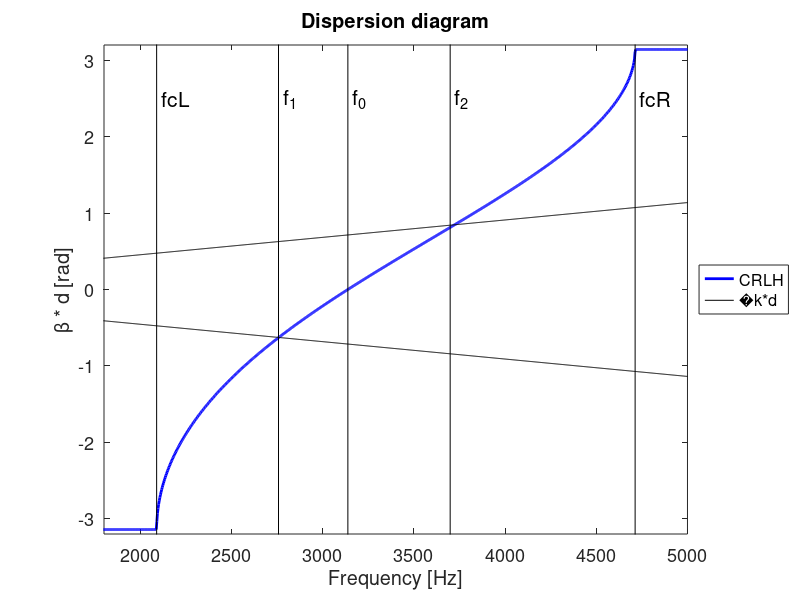
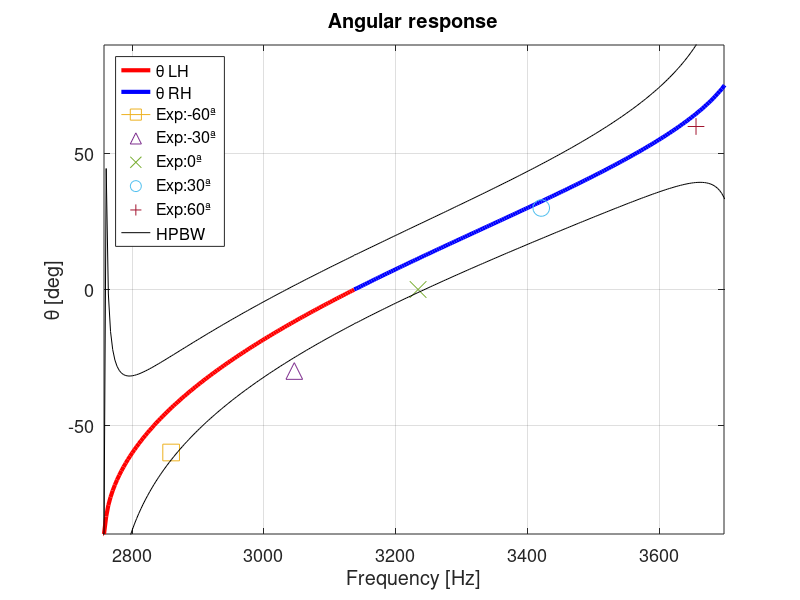

Recreate these plots in MATLAB, in order.
%This code is designed to study Acuistic Leaky-Wave Antennas (ALWA), based on the theory of composite right left handed materials (CRLH)
%The model proposed is of cilindrical waveguide with axisymmetric open channels
%Suplemental material for:
%"Educational Open Source Kit for the Evaluation of Acoustic Leaky Wave Antennas with Metamaterials"
%Eduardo Romero-Vivas, Javier Romero-Vivas, Omar A. Bustamante, Braulio Leon-Lopez
%JASA Eduaction in Acoustics
%%Version 1.1, December 2021, Octave/Matlab
%
%f_beg - first frequency of study
%f_end - last frequency of study
%res - number of samples between frequencies interval
%
%rho - air density
%c - free-space sound velocity
%
%ALWA parameters
%a - waveguide radius
%b - shunt width
%l - shunt length
%h - membrane thickness
%N - unit cell number
%d - unit cell length
%L - total ALWA length

close all
clear all

%%%%%%%%%%%%%%%%%%%%%%% Frequencies of study
f_beg = 1700;
f_end = 5000;
res   = 1000;

f_th_list = linspace(f_beg,f_end,res);

%%%%%%%%%%%%%%%%%%%%%%% Characteristics of the medium

rho    = 0.9402;                   % air density STP reference - La Paz BCS, Mexico
c      = 342.4;                    % speed of sound

%%%%%%%%%%%%%%%%%%%%%%% ALWA parameters

h        = 0.000067;        % membrane thickness
E        = 3e9;             %
rho_m  = 1370;            % membrane density
v_m    = 0.33^2;

a      = 0.0039;          %% waveguide radius
b      = 0.0004;          %% shunt width
l      = 0.0198;          %% shunt length

S_a    = pi * (a^2);         %% waveguide transversal area

N = 20;           %% unit cell num
d = 0.0124;       %% unit cell length
L = N * d;        %% total ALWA length


%%%%%%%%%%%%%%%%%%%%%%% Elements of the impedance Z_th

mass_wg = (rho/S_a) * (d-h);                              % mass of the waveguide section
mass_mem  = 1.8830 * ((rho_m*h)/(pi * a^2));              % mass of the membrane
c_mem     = (pi * a^6 ) / (196.51 * ( (E * h^3)/(12*(1-v_m) ) ) );       % compliance of the membrane


%%%%%%%%%%%%%%%%%%%%%%% Elements of the admittance Y_th

c_wg       = (S_a/(rho * c^2)) * (d-h);       % compliance of the waveguide section

f_zero          = 1 /(2*pi * sqrt( (mass_wg + mass_mem) * c_mem ) );   % resonance frequency of Z_th

mass_shunt  = (rho/(2*pi*b)) * log(1 + l/a);            % shunt mass of the shunt
c_shunt     = ( 1 / ( 4 * pi^2 * (f_zero)^2 * mass_shunt) ) - c_wg;  % shunt compliance of the shunt


%%%%%%%%%%%%%%%%%%%%%%% Transfer function

for num=1:length(f_th_list)
  for f=f_th_list(num)
    omega = 2 * pi * f;
    k     = omega/343.4;


    %%%%%%%%%%%%%%%%%%%%%%% Series impedance Z_th
    Z_th = 1i * ( (omega*(mass_wg + mass_mem)) - (1/(omega*c_mem)));

    %%%%%%%%%%%%%%%%%%%%%%% Shunt admittance Y_th
    Y_th = 1i * ( (omega*(c_shunt + c_wg)) - (1/(omega*mass_shunt))  );


    %%%%%%%%%%%%%%%%%%%%%%% ABCD matrix
    %   Y/2 --- Z --- Y/2 cell configuration

    A = 1 + ((Z_th * Y_th) / 2);
    B = Z_th;
    C = Y_th * (1 + ((Z_th * Y_th) / 4));
    D = 1 + ((Z_th * Y_th) / 2);

    ABCD = [A, B; C, D];
    ABCD_N = ABCD^N;

    A_N = ABCD_N(1);
    B_N = ABCD_N(3);
    C_N = ABCD_N(2);
    D_N = ABCD_N(4);

    %%%%%%%%%%%%%%%%%%%%%%% Bloch constant (Bongard, 2010)
    gamma_bloch = (acosh(A)) / d;
    Z_bloch     = sqrt(B/C);
    gamma_bloch_list(num)=gamma_bloch;
    Z_bloch_list(num)=Z_bloch;


    %%%%%%%%%%%%%%%%%%%%%%% Scattering parameters
    Zc     = sqrt(mass_wg/(c_shunt + c_wg));     % impedance

    S_11   = (A_N + (B_N/Zc) - (C_N*Zc) - D_N ) / (A_N + (B_N/Zc) + (C_N*Zc) + D_N );
    S_21   = 2 / (A_N + (B_N/Zc) + (C_N*Zc) + D_N );

    S_11_list(num)=S_11;
    S_21_list(num)=S_21;

  end
end


%%%%%%%%%%%%%%%%%%%%%%% Offset freq

aRef = f_zero;                 % Reference to set the phase origin whether its zero or the closest value
aDiff = abs(f_th_list - aRef); % Calculate the difference
[minVal, offset] = min(aDiff); % Find closest value to aRef


%%%%%%%%%%%%%%%%%%%%%%% Alpha - attenuator factor
alpha_list = real(gamma_bloch_list);

%%%%%%%%%%%%%%%%%%%%%%% Beta - bloch constant through ABCD matrix
beta_list        = imag(gamma_bloch_list);
beta_LH          = -(beta_list(1:offset));
beta_RH          = beta_list(offset+1:end);
beta_ABCD_CRLH   = [beta_LH, beta_RH];

for i=1:length(beta_list)
  beta_d_ABCD(i) = d*beta_ABCD_CRLH(i);
end



%%%%%%%%%%%%%%%%%%%%%%%
for ps21=1:length(S_21_list)
  phi_S21_list(ps21)=angle(S_21_list(ps21));
end

%%%%%%%%%%%%%%%%%%%%%%% Unwrap

phi_S21_lh_list = flip(phi_S21_list(1:offset));

phi_S21_lh=unwrap(phi_S21_lh_list);
phi_S21_lh=flip(phi_S21_lh);
phi_S21_rh=unwrap(phi_S21_list(offset:end));


%%%%%%%%%%%%%%%%%%%%%%% Beta through scattering parameters
phi_S21_LH = -phi_S21_lh/L;
phi_S21_RH = -phi_S21_rh/L;

%%%%%%%%%%%%%%%%%%%%%%% Wavenumber k = omega/c
for num=1:length(f_th_list)
  k_list(num) = ( (2*pi*f_th_list(num))/c );
end

k_d_list = k_list * d;
k_L =-1 * k_list(1:offset);
k_R = k_list(offset+1:end);


%%%%%%%%%%%%%%%%%%%%%%% Cutoff frequencies

f_L        = 1 / (2*pi*sqrt( mass_shunt * c_mem ));                       % LH resonance frequency
f_R        = 1 /(2*pi*sqrt( (mass_wg + mass_mem) * (c_shunt + c_wg) ));   % RH resonance frequency

fcL        = f_R * abs( 1 - (sqrt( 1 + ( f_L / f_R ) )) );     % LH cut off frequency
fcR        = f_R   *  ( 1 + (sqrt( 1 + ( f_L / f_R ) )) );     % RH cut off frequency

fl_x = [fcL fcL];
fl_y = [-4 4];

fr_x = [fcR fcR];
fr_y = [-4 4];

f1_list = abs(phi_S21_LH-k_L) < 1;
f1_idx = find (f1_list);

f2_list = abs(phi_S21_RH(2:end)-k_R) < 1;
f2_idx = find (f2_list);

f1   = f_th_list(f1_idx(1));
f2   = f_th_list(offset + f2_idx(1));

f1_x = [f1 f1];
f1_y = [-4 4];

f2_x = [f2 f2];
f2_y = [-4 4];

f_zero_x = [f_zero f_zero];
f_zero_y = [-4 4];

%%test

figure
%plot(f_th_list, beta_d_ABCD, 'color','blue', 'linewidth', 2, ';CRLH;')
%%%%AQUI
plot(f_th_list, beta_d_ABCD, 'color','blue', 'linewidth', 2)
xlabel ('Frequency [Hz]');
ylabel ('\beta * d [rad]');
xlim([1800 5000]);
ylim([-3.2 3.2])
legend('location', 'eastoutside');
set( legend, 'fontsize', 13 );
hold on
title ('Dispersion diagram');
%%plot(f_th_list, k_d_list, 'color','k', 'linewidth', 0.5, ';k*d;');
%%%octave

plot(f_th_list, k_d_list, 'color','k', 'linewidth', 0.5);
plot(f_th_list, -k_d_list, 'color','k', 'linewidth', 0.5);

%plot(fl_x, fl_y, 'color','k', '--', 'linewidth', 0.1)
plot(fl_x, fl_y, 'color','k', 'Marker','.', 'linewidth', 0.1)
text(fcL + 25, 2.5, 'fcL', 'fontsize', 15)

%plot(fr_x, fr_y, 'color','k', '--', 'linewidth', 0.1)
plot(fr_x, fr_y, 'color','k', 'Marker','.', 'linewidth', 0.1)
text(fcR + 25, 2.5, 'fcR', 'fontsize', 15)

%plot(f1_x, f1_y, 'color','k', '--', 'linewidth', 0.1)
plot(f1_x, f1_y, 'color','k', 'Marker','.', 'linewidth', 0.1)
text(f1 + 25, 2.5, 'f_1', 'fontsize', 15)

%plot(f2_x, f2_y, 'color','k', '--', 'linewidth', 0.1)
plot(f2_x, f2_y, 'color','k', 'Marker','.', 'linewidth', 0.1)
text(f2 + 25, 2.5, 'f_2', 'fontsize', 15)

%plot(f_zero_x, f_zero_y, 'color','k', '--', 'linewidth', 0.1)
plot(f_zero_x, f_zero_y, 'color','k','Marker','.', 'linewidth', 0.1)
text(f_zero + 25, 2.5, 'f_0', 'fontsize', 15)
set( gca, 'fontsize', 13 );
legend('CRLH', '�k*d')

hold off

%%%%%%%%%%%%%%%%%%%%%%% Theta

k_full     = [-k_list(1:offset), k_list(offset + 1:end)];
for it=1:length(k_full)
  theta_list(it) = asin(beta_ABCD_CRLH(it)/k_full(it)) * 180/pi;
end


figure
%plot(f_th_list(1:offset), -theta_list(1:offset), 'color','red', 'linewidth', 3, ';\theta CRLH;');
plot(f_th_list(1:offset), -theta_list(1:offset), 'color','red', 'linewidth', 3);
hold on
xlabel ('Frequency [Hz]');
ylabel ('\theta [deg]');
xlim([f1 f2]);
ylim([-90 90])
hold on
title ('Angular response');
plot(f_th_list(offset:end),theta_list(offset:end), 'color','blue','linewidth', 3);

%%%%%%%%%%%% Experimental data

plot(2859, -60, '-s', 'MarkerSize',12);
plot(3046, -30, '^', 'MarkerSize',12);
plot(3234, 0, 'x', 'MarkerSize',12);
plot(3421, 30, 'o', 'MarkerSize',12);
plot(3656, 60, '+', 'MarkerSize',12);

%legStr = { '\theta LH', '\theta RH', 'Exp:-60ª', 'Exp:-30ª', 'Exp:0ª',  'Exp:30ª', 'Exp:60ª' };
%legend( legStr );

%%%%%%%%%%%%%%%%%%%%%%% HPBW

for k=1:length(k_list)
  lambda_list(k) = (2*pi)/k_list(k);
end

for delta = 1:length(theta_list)
  delta_theta(delta) = [1/( ( L / lambda_list(delta) )  * cos(theta_list(delta)* pi/180))];
 % delta_theta(delta) = [1/( (  / lambda_list(delta) )  * (asin(beta_ABCD_CRLH(delta)/k_full(delta)))  )];

end

delta_theta_deg = (delta_theta  * 180/pi);
hpbw = delta_theta_deg/2;

for i = 1:length(theta_list)
  dr(i) = [(1.02*lambda_list(i))/ L ];
end

dr_deg = (dr  * 180/pi);


%plot(f_th_list(1:offset), -theta_list(1:offset) - hpbw(1:offset), 'color','black', ';HPBW;');
%AQUI
plot(f_th_list(1:offset), -theta_list(1:offset) + hpbw(1:offset), 'color','black');
plot(f_th_list(1:offset), -theta_list(1:offset) - hpbw(1:offset), 'color','black');
plot(f_th_list(offset:end), theta_list(offset:end) + hpbw(offset:end), 'color','black');
plot(f_th_list(offset:end), theta_list(offset:end) - hpbw(offset:end), 'color','black');


legend('location', 'northwest');
set( legend, 'fontsize', 13 );
grid on
set( gca, 'fontsize', 13 );
legStr = { '\theta LH', '\theta RH', 'Exp:-60ª', 'Exp:-30ª', 'Exp:0ª',  'Exp:30ª', 'Exp:60ª', 'HPBW' };
legend( legStr );


%%%%%%%%%%%%%%%%%%%% Print

fprintf('LH cut off frequency fcL = %d Hz\n', int16(fcL))
fprintf('Backfire cut off frequency f1 = %d Hz\n', int16(f1))
fprintf('Transition frequency f_zero = %d Hz\n', int16(f_zero))
fprintf('Endfire cut off frequency f2 = %d Hz\n', int16(f2))
fprintf('RH cut off frequency fcR = %d Hz\n', int16(fcR))
